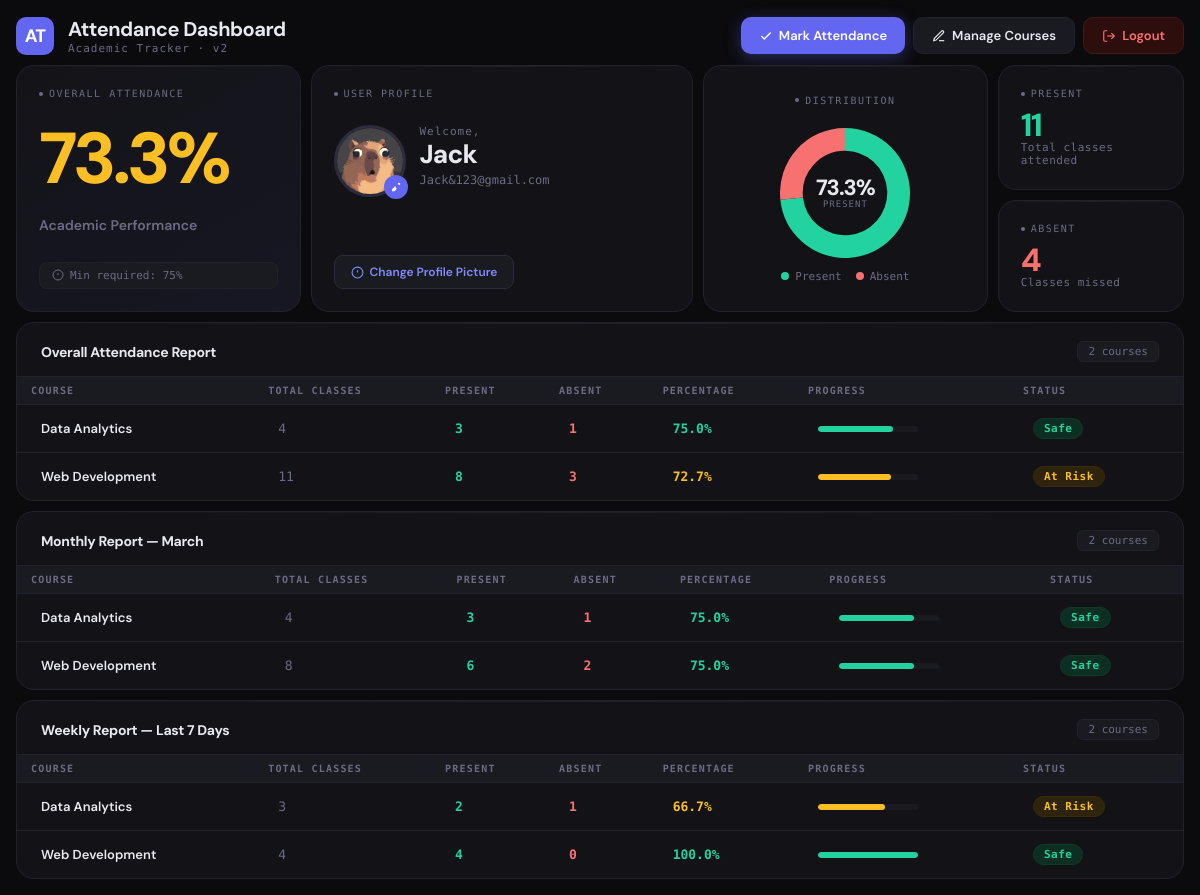
/dashboard/ (signed in), run on the app's committed database.
### tracker/models.py (models this page shows, shortened)
class Profile(models.Model):
    user = models.OneToOneField(User, on_delete=models.CASCADE)
    profile_picture = models.ImageField(upload_to='profile_pics/', blank=True, null=True)
    avatar_name = models.CharField(max_length=50, default='default_avatar.png')
    student_id = models.CharField(max_length=20, blank=True, null=True)
    def get_profile_image_url(self):
        if self.profile_picture:
            return self.profile_picture.url
        return f'/static/tracker/avatars/{self.avatar_name}'

class Course(models.Model):
    user = models.ForeignKey(User, on_delete=models.CASCADE)
    name = models.CharField(max_length=100)
    total_classes_held = models.IntegerField(default=0)
    class Meta:
        unique_together = ('user', 'name',)

### tracker/views.py (the view)
# urls.py: path('dashboard/', views.dashboard_view, name='dashboard'),
@login_required
def dashboard_view(request):
    user = request.user
    user_profile, created = Profile.objects.get_or_create(user=user)
    user_courses = Course.objects.filter(user=user).order_by('name')
    if not user_courses.exists():
        messages.warning(request, "Please add courses before viewing the dashboard.")
        return redirect('manage_courses')
    today = timezone.now().date()
    start_of_month = today.replace(day=1)
    start_of_week = today - timedelta(days=today.weekday())
    overall_stats = calculate_attendance_stats(user, user_courses)
    monthly_stats = calculate_attendance_stats(user, user_courses, start_date=start_of_month)
    weekly_stats = calculate_attendance_stats(user, user_courses, start_date=start_of_week)
    total_present = sum(s['present_count'] for s in overall_stats)
    total_classes = sum(s['total_classes'] for s in overall_stats)
    total_absent = total_classes - total_present
    overall_percentage = round((total_present / total_classes) * 100, 1) if total_classes > 0 else 100.0
    main_chart_data = {
        'present': total_present,
        'absent': total_absent,
    }
    context = {
        'overall_percentage': overall_percentage,
        'main_chart_data_json': json.dumps(main_chart_data), # Send this as JSON to the template
        'overall_stats': overall_stats,
        'monthly_stats': monthly_stats,
        'weekly_stats': weekly_stats,
        'month_name': today.strftime("%B"),
        'user_profile': user_profile,
    }
    return render(request, 'tracker/dashboard.html', context)

### tracker/templates/tracker/dashboard.html (shortened to what this page needs)
{% load static %}
<!DOCTYPE html>
<html lang="en">
<head>
</head>
<body>
<div class="wrapper">
    <div class="topbar">
        <div class="topbar-left">
            <div class="topbar-logo">AT</div>
            <div>
                <div class="topbar-title">Attendance Dashboard</div>
                <div class="topbar-subtitle">Academic Tracker · v2</div>
            </div>
        </div>
        <div id="mobile-actions" class="topbar-actions">
            <a href="{% url 'track_attendance' %}" class="btn btn-primary">
                <svg width="14" height="14" viewBox="0 0 24 24" fill="none" stroke="currentColor" stroke-width="2.5"><polyline points="20 6 9 17 4 12"/></svg>
                Mark Attendance
            </a>
            <a href="{% url 'manage_courses' %}" class="btn btn-ghost">
                <svg width="14" height="14" viewBox="0 0 24 24" fill="none" stroke="currentColor" stroke-width="2"><path d="M12 20h9"/><path d="M16.5 3.5a2.121 2.121 0 013 3L7 19l-4 1 1-4L16.5 3.5z"/></svg>
                Manage Courses
            </a>
            <a href="{% url 'logout' %}" class="btn btn-danger">
                <svg width="14" height="14" viewBox="0 0 24 24" fill="none" stroke="currentColor" stroke-width="2"><path d="M9 21H5a2 2 0 01-2-2V5a2 2 0 012-2h4"/><polyline points="16 17 21 12 16 7"/><line x1="21" y1="12" x2="9" y2="12"/></svg>
                Logout
            </a>
        </div>
    </div>
    <div class="bento">
        {% if overall_stats|length == 0 %}
        <div class="card card-empty">
            <div class="empty-icon">👋</div>
            <div>
                <div class="empty-title">Welcome! Let's get started.</div>
                <div class="empty-body">
                    You need to <a href="{% url 'manage_courses' %}">add courses</a> and <a href="{% url 'track_attendance' %}">mark attendance</a> before the dashboard can show results.
                </div>
            </div>
        </div>
        {% else %}
        <div class="card card-overall">
            <div class="label-tag">Overall Attendance</div>
            <div class="overall-pct {% if overall_percentage >= 75 %}green{% elif overall_percentage >= 50 %}yellow{% else %}red{% endif %}">
                {{ overall_percentage|default:"0.0" }}%
            </div>
            <div class="overall-meta">Academic Performance</div>
            <div class="req-pill">
                <svg width="12" height="12" viewBox="0 0 24 24" fill="none" stroke="currentColor" stroke-width="2"><circle cx="12" cy="12" r="10"/><line x1="12" y1="8" x2="12" y2="12"/><line x1="12" y1="16" x2="12.01" y2="16"/></svg>
                Min required: 75%
            </div>
        </div>
        <div class="card card-profile">
            <div class="label-tag">User Profile</div>
            <div style="display:flex; gap:14px; align-items:flex-start;">
                <div class="profile-pic-wrap">
                    <img id="profile-pic-display"
                         src="{{ user_profile.get_profile_image_url }}"
                         alt="{{ user.username }}'s profile picture">
                    <button id="edit-pic-btn" class="edit-pic-btn" type="button" title="Change picture">
                        <svg viewBox="0 0 20 20" fill="currentColor" xmlns="http://www.w3.org/2000/svg">
                            <path d="M13.586 3.586a2 2 0 112.828 2.828l-.793.793-2.828-2.828.793-.793zm-5.464 5.464l-.707.707-4 4V17h4l4-4-.707-.707-1.414-1.414.707-.707-1.414-1.414z"/>
                        </svg>
                    </button>
                </div>
                <div class="profile-info">
                    <div class="profile-greeting">Welcome,</div>
                    <div class="profile-name">{{ user.get_full_name|default:user.username }}</div>
                    {% if user.email %}
                        <div class="profile-email">{{ user.email }}</div>
                    {% endif %}
                </div>
            </div>
            <div style="margin-top: auto; padding-top: 16px;">
                <button id="open-profile-modal" class="change-pic-btn">
                    <svg width="13" height="13" viewBox="0 0 24 24" fill="none" stroke="currentColor" stroke-width="2"><circle cx="12" cy="12" r="10"/><line x1="12" y1="8" x2="12" y2="12"/><line x1="12" y1="16" x2="12.01" y2="16"/></svg>
                    Change Profile Picture
                </button>
            </div>
        </div>
        <div class="card card-chart">
            <div class="label-tag">Distribution</div>
            <div class="chart-wrap">
                <canvas id="attendancePieChart"></canvas>
                <div class="chart-center">
                    <div class="chart-center-num" id="chart-pct-label">—</div>
                    <div class="chart-center-label">Present</div>
                </div>
            </div>
            <div class="chart-legend">
                <div class="legend-item"><span class="legend-dot" style="background:#22d3a0"></span>Present</div>
                <div class="legend-item"><span class="legend-dot" style="background:#f87171"></span>Absent</div>
            </div>
        </div>
        <div class="card card-mini card-stat-present">
            <div class="label-tag">Present</div>
            <div class="card-mini-top">
                <div class="mini-val green" id="stat-present">—</div>
            </div>
            <div class="card-mini-bot">Total classes attended</div>
        </div>
        <div class="card card-mini card-stat-absent">
            <div class="label-tag">Absent</div>
            <div class="card-mini-top">
                <div class="mini-val red" id="stat-absent">—</div>
            </div>
            <div class="card-mini-bot">Classes missed</div>
        </div>
        <div class="card card-table">
            <div class="table-header">
                <div class="table-title">Overall Attendance Report</div>
                <div class="table-count">{{ overall_stats|length }} courses</div>
            </div>
            <div class="table-wrap">
                <table>
                    <thead>
                        <tr>
                            <th>Course</th>
                            <th>Total Classes</th>
                            <th>Present</th>
                            <th>Absent</th>
                            <th>Percentage</th>
                            <th>Progress</th>
                            <th>Status</th>
                        </tr>
                    </thead>
                    <tbody>
                        {% for stat in overall_stats %}
                        <tr>
                            <td class="td-course">{{ stat.name }}</td>
                            <td class="mono" style="color:var(--muted)">{{ stat.total_classes }}</td>
                            <td style="color:var(--green); font-family:'DM Mono',monospace; font-weight:600">{{ stat.present_count }}</td>
                            <td style="color:var(--red); font-family:'DM Mono',monospace; font-weight:600">{{ stat.absent_count }}</td>
                            <td class="{% if stat.percentage >= 75 %}pct-green{% elif stat.percentage >= 50 %}pct-yellow{% else %}pct-red{% endif %}">{{ stat.percentage }}%</td>
                            <td>
                                <div class="bar-wrap">
                                    <div class="bar-fill" style="width:{{ stat.percentage }}%; background:{% if stat.percentage >= 75 %}#22d3a0{% elif stat.percentage >= 50 %}#fbbf24{% else %}#f87171{% endif %}"></div>
                                </div>
                            </td>
                            <td>
                                {% if stat.percentage >= 75 %}
                                    <span class="status-pill pill-green">Safe</span>
                                {% elif stat.percentage >= 50 %}
                                    <span class="status-pill pill-yellow">At Risk</span>
                                {% else %}
                                    <span class="status-pill pill-red">Critical</span>
                                {% endif %}
                            </td>
                        </tr>
                        {% endfor %}
                    </tbody>
                </table>
            </div>
        </div>
        <div class="card card-table">
            <div class="table-header">
                <div class="table-title">Monthly Report — {{ month_name }}</div>
                <div class="table-count">{{ monthly_stats|length }} courses</div>
            </div>
            <div class="table-wrap">
                <table>
                    <thead>
                        <tr>
                            <th>Course</th>
                            <th>Total Classes</th>
                            <th>Present</th>
                            <th>Absent</th>
                            <th>Percentage</th>
                            <th>Progress</th>
                            <th>Status</th>
                        </tr>
                    </thead>
                    <tbody>
                        {% for stat in monthly_stats %}
                        <tr>
                            <td class="td-course">{{ stat.name }}</td>
                            <td class="mono" style="color:var(--muted)">{{ stat.total_classes }}</td>
                            <td style="color:var(--green); font-family:'DM Mono',monospace; font-weight:600">{{ stat.present_count }}</td>
                            <td style="color:var(--red); font-family:'DM Mono',monospace; font-weight:600">{{ stat.absent_count }}</td>
                            <td class="{% if stat.percentage >= 75 %}pct-green{% elif stat.percentage >= 50 %}pct-yellow{% else %}pct-red{% endif %}">{{ stat.percentage }}%</td>
                            <td>
                                <div class="bar-wrap">
                                    <div class="bar-fill" style="width:{{ stat.percentage }}%; background:{% if stat.percentage >= 75 %}#22d3a0{% elif stat.percentage >= 50 %}#fbbf24{% else %}#f87171{% endif %}"></div>
                                </div>
                            </td>
                            <td>
                                {% if stat.percentage >= 75 %}
                                    <span class="status-pill pill-green">Safe</span>
                                {% elif stat.percentage >= 50 %}
                                    <span class="status-pill pill-yellow">At Risk</span>
                                {% else %}
                                    <span class="status-pill pill-red">Critical</span>
                                {% endif %}
                            </td>
                        </tr>
                        {% endfor %}
                    </tbody>
                </table>
            </div>
        </div>
        <div class="card card-table">
            <div class="table-header">
                <div class="table-title">Weekly Report — Last 7 Days</div>
                <div class="table-count">{{ weekly_stats|length }} courses</div>
            </div>
            <div class="table-wrap">
                <table>
                    <thead>
                        <tr>
                            <th>Course</th>
                            <th>Total Classes</th>
                            <th>Present</th>
                            <th>Absent</th>
                            <th>Percentage</th>
                            <th>Progress</th>
                            <th>Status</th>
                        </tr>
                    </thead>
                    <tbody>
                        {% for stat in weekly_stats %}
                        <tr>
                            <td class="td-course">{{ stat.name }}</td>
                            <td class="mono" style="color:var(--muted)">{{ stat.total_classes }}</td>
                            <td style="color:var(--green); font-family:'DM Mono',monospace; font-weight:600">{{ stat.present_count }}</td>
                            <td style="color:var(--red); font-family:'DM Mono',monospace; font-weight:600">{{ stat.absent_count }}</td>
                            <td class="{% if stat.percentage >= 75 %}pct-green{% elif stat.percentage >= 50 %}pct-yellow{% else %}pct-red{% endif %}">{{ stat.percentage }}%</td>
                            <td>
                                <div class="bar-wrap">
                                    <div class="bar-fill" style="width:{{ stat.percentage }}%; background:{% if stat.percentage >= 75 %}#22d3a0{% elif stat.percentage >= 50 %}#fbbf24{% else %}#f87171{% endif %}"></div>
                                </div>
                            </td>
                            <td>
                                {% if stat.percentage >= 75 %}
                                    <span class="status-pill pill-green">Safe</span>
                                {% elif stat.percentage >= 50 %}
                                    <span class="status-pill pill-yellow">At Risk</span>
                                {% else %}
                                    <span class="status-pill pill-red">Critical</span>
                                {% endif %}
                            </td>
                        </tr>
                        {% endfor %}
                    </tbody>
                </table>
            </div>
        </div>
        {% endif %}
    </div>
</div>
</body>
</html>

### data on the page
Profile: get_profile_image_url (placeholder picture)
Course: name "Data Analytics", name "Data Analytics", name "Data Analytics"
Course: name "Web Development", name "Web Development", name "Web Development"

### other printed values
{{ overall_percentage|default:"0.0" }} "73.3"
{{ user.get_full_name|default:user.username }} "Jack"
{{ user.email }} "Jack&123@gmail.com"
{{ overall_stats|length }} "2"
{{ stat.total_classes }} "4" "11"
{{ stat.present_count }} "3" "8"
{{ stat.absent_count }} "1" "3"
{{ stat.percentage }} "75.0" "72.7"
{{ monthly_stats|length }} "2"
{{ stat.total_classes }} "4" "8"
{{ stat.present_count }} "3" "6"
{{ stat.absent_count }} "1" "2"
{{ stat.percentage }} "75.0" "75.0"
{{ weekly_stats|length }} "2"
{{ stat.total_classes }} "3" "4"
